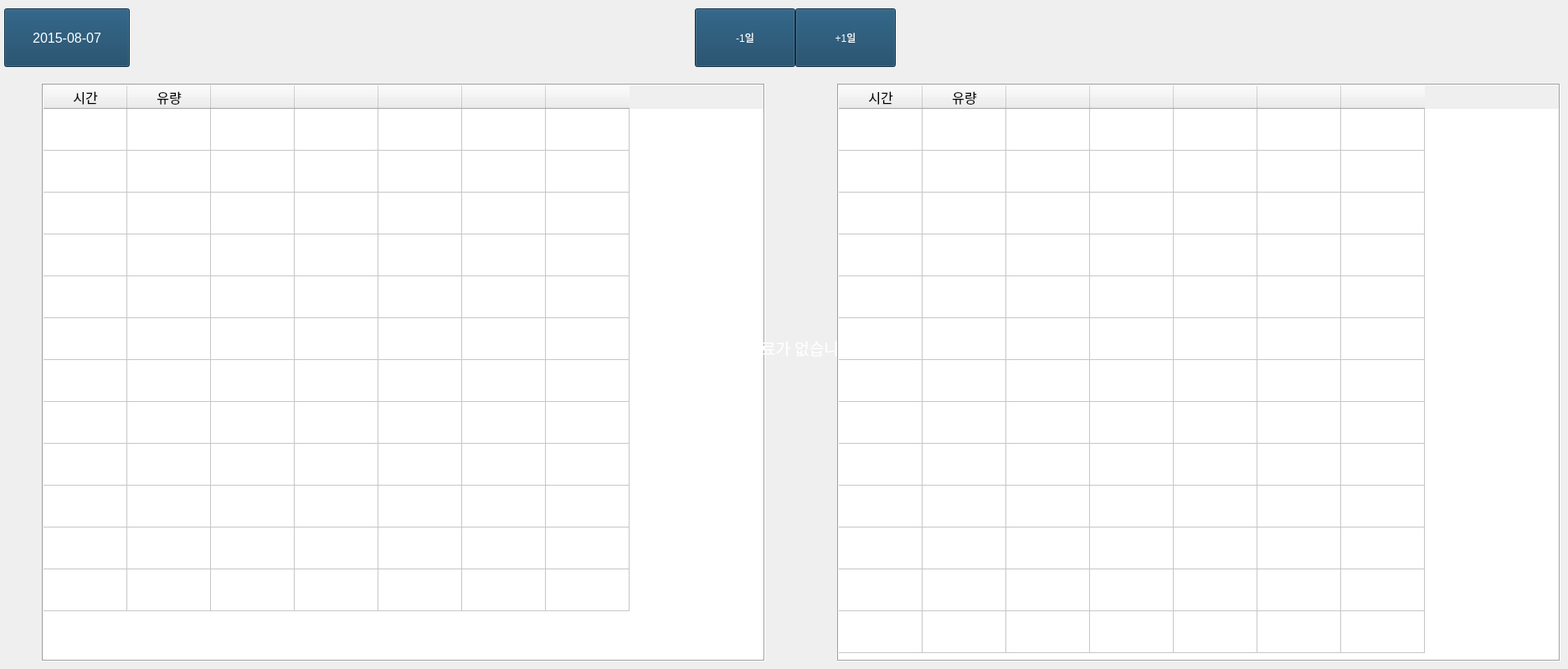
   <widget class="QWidget" name="Flow">
    <widget class="QTableWidget" name="tableFlow">
     <property name="geometry">
      <rect>
       <x>50</x>
       <y>100</y>
       <width>864</width>
       <height>690</height>
      </rect>
     </property>
     <property name="font">
      <font>
       <family>나눔고딕_코딩</family>
       <pointsize>12</pointsize>
      </font>
     </property>
     <property name="frameShape">
      <enum>QFrame::Box</enum>
     </property>
     <property name="editTriggers">
      <set>QAbstractItemView::NoEditTriggers</set>
     </property>
     <property name="alternatingRowColors">
      <bool>false</bool>
     </property>
     <property name="selectionMode">
      <enum>QAbstractItemView::SingleSelection</enum>
     </property>
     <property name="selectionBehavior">
      <enum>QAbstractItemView::SelectRows</enum>
     </property>
     <property name="rowCount">
      <number>12</number>
     </property>
     <attribute name="verticalHeaderVisible">
      <bool>false</bool>
     </attribute>
     <attribute name="verticalHeaderDefaultSectionSize">
      <number>50</number>
     </attribute>
     <row/>
     <row/>
     <row/>
     <row/>
     <row/>
     <row/>
     <row/>
     <row/>
     <row/>
     <row/>
     <row/>
     <row/>
     <column>
      <property name="text">
       <string>시간</string>
      </property>
      <property name="font">
       <font>
        <family>나눔고딕코딩</family>
        <pointsize>12</pointsize>
       </font>
      </property>
      <property name="textAlignment">
       <set>AlignCenter</set>
      </property>
     </column>
     <column>
      <property name="text">
       <string>유량</string>
      </property>
      <property name="font">
       <font>
        <family>나눔고딕코딩</family>
        <pointsize>12</pointsize>
       </font>
      </property>
     </column>
     <column>
      <property name="text">
       <string/>
      </property>
      <property name="font">
       <font>
        <family>나눔고딕코딩</family>
        <pointsize>12</pointsize>
       </font>
      </property>
     </column>
     <column>
      <property name="text">
       <string/>
      </property>
      <property name="font">
       <font>
        <family>나눔고딕코딩</family>
        <pointsize>12</pointsize>
       </font>
      </property>
     </column>
     <column>
      <property name="text">
       <string/>
      </property>
      <property name="font">
       <font>
        <family>나눔고딕코딩</family>
        <pointsize>12</pointsize>
       </font>
      </property>
     </column>
     <column>
      <property name="text">
       <string/>
      </property>
      <property name="font">
       <font>
        <family>나눔고딕코딩</family>
        <pointsize>12</pointsize>
       </font>
      </property>
     </column>
     <column>
      <property name="text">
       <string/>
      </property>
      <property name="font">
       <font>
        <family>나눔고딕코딩</family>
        <pointsize>12</pointsize>
       </font>
      </property>
     </column>
     <item row="0" column="1">
      <property name="text">
       <string/>
      </property>
      <property name="textAlignment">
       <set>AlignTrailing|AlignVCenter</set>
      </property>
     </item>
     <item row="0" column="2">
      <property name="text">
       <string/>
      </property>
      <property name="textAlignment">
       <set>AlignTrailing|AlignVCenter</set>
      </property>
     </item>
    </widget>
    <widget class="QPushButton" name="btnDate_Flow">
     <property name="geometry">
      <rect>
       <x>5</x>
       <y>10</y>
       <width>150</width>
       <height>70</height>
      </rect>
     </property>
     <property name="palette">
      <palette>
       <active>
        <colorrole role="WindowText">
         <brush brushstyle="SolidPattern">
          <color alpha="255">
           <red>255</red>
           <green>255</green>
           <blue>255</blue>
          </color>
         </brush>
        </colorrole>
        <colorrole role="Button">
         <brush brushstyle="SolidPattern">
          <color alpha="255">
           <red>17</red>
           <green>64</green>
           <blue>96</blue>
          </color>
         </brush>
        </colorrole>
        <colorrole role="Text">
         <brush brushstyle="SolidPattern">
          <color alpha="255">
           <red>255</red>
           <green>255</green>
           <blue>255</blue>
          </color>
         </brush>
        </colorrole>
        <colorrole role="ButtonText">
         <brush brushstyle="SolidPattern">
          <color alpha="255">
           <red>255</red>
           <green>255</green>
           <blue>255</blue>
          </color>
         </brush>
        </colorrole>
        <colorrole role="Base">
         <brush brushstyle="SolidPattern">
          <color alpha="255">
           <red>17</red>
           <green>64</green>
           <blue>96</blue>
          </color>
         </brush>
        </colorrole>
        <colorrole role="Window">
         <brush brushstyle="SolidPattern">
          <color alpha="255">
           <red>17</red>
           <green>64</green>
           <blue>96</blue>
          </color>
         </brush>
        </colorrole>
       </active>
       <inactive>
        <colorrole role="WindowText">
         <brush brushstyle="SolidPattern">
          <color alpha="255">
           <red>255</red>
           <green>255</green>
           <blue>255</blue>
          </color>
         </brush>
        </colorrole>
        <colorrole role="Button">
         <brush brushstyle="SolidPattern">
          <color alpha="255">
           <red>17</red>
           <green>64</green>
           <blue>96</blue>
          </color>
         </brush>
        </colorrole>
        <colorrole role="Text">
         <brush brushstyle="SolidPattern">
          <color alpha="255">
           <red>255</red>
           <green>255</green>
           <blue>255</blue>
          </color>
         </brush>
        </colorrole>
        <colorrole role="ButtonText">
         <brush brushstyle="SolidPattern">
          <color alpha="255">
           <red>255</red>
           <green>255</green>
           <blue>255</blue>
          </color>
         </brush>
        </colorrole>
        <colorrole role="Base">
         <brush brushstyle="SolidPattern">
          <color alpha="255">
           <red>17</red>
           <green>64</green>
           <blue>96</blue>
          </color>
         </brush>
        </colorrole>
        <colorrole role="Window">
         <brush brushstyle="SolidPattern">
          <color alpha="255">
           <red>17</red>
           <green>64</green>
           <blue>96</blue>
          </color>
         </brush>
        </colorrole>
       </inactive>
       <disabled>
        <colorrole role="WindowText">
         <brush brushstyle="SolidPattern">
          <color alpha="255">
           <red>102</red>
           <green>102</green>
           <blue>102</blue>
          </color>
         </brush>
        </colorrole>
        <colorrole role="Button">
         <brush brushstyle="SolidPattern">
          <color alpha="255">
           <red>17</red>
           <green>64</green>
           <blue>96</blue>
          </color>
         </brush>
        </colorrole>
        <colorrole role="Text">
         <brush brushstyle="SolidPattern">
          <color alpha="255">
           <red>102</red>
           <green>102</green>
           <blue>102</blue>
          </color>
         </brush>
        </colorrole>
        <colorrole role="ButtonText">
         <brush brushstyle="SolidPattern">
          <color alpha="255">
           <red>102</red>
           <green>102</green>
           <blue>102</blue>
          </color>
         </brush>
        </colorrole>
        <colorrole role="Base">
         <brush brushstyle="SolidPattern">
          <color alpha="255">
           <red>17</red>
           <green>64</green>
           <blue>96</blue>
          </color>
         </brush>
        </colorrole>
        <colorrole role="Window">
         <brush brushstyle="SolidPattern">
          <color alpha="255">
           <red>17</red>
           <green>64</green>
           <blue>96</blue>
          </color>
         </brush>
        </colorrole>
       </disabled>
      </palette>
     </property>
     <property name="font">
      <font>
       <pointsize>12</pointsize>
      </font>
     </property>
     <property name="text">
      <string>2015-08-07</string>
     </property>
     <property name="autoDefault">
      <bool>false</bool>
     </property>
     <property name="flat">
      <bool>false</bool>
     </property>
    </widget>
    <widget class="QPushButton" name="btnFirst_Flow">
     <property name="geometry">
      <rect>
       <x>830</x>
       <y>10</y>
       <width>120</width>
       <height>70</height>
      </rect>
     </property>
     <property name="palette">
      <palette>
       <active>
        <colorrole role="WindowText">
         <brush brushstyle="SolidPattern">
          <color alpha="255">
           <red>255</red>
           <green>255</green>
           <blue>255</blue>
          </color>
         </brush>
        </colorrole>
        <colorrole role="Button">
         <brush brushstyle="SolidPattern">
          <color alpha="255">
           <red>17</red>
           <green>64</green>
           <blue>96</blue>
          </color>
         </brush>
        </colorrole>
        <colorrole role="Text">
         <brush brushstyle="SolidPattern">
          <color alpha="255">
           <red>255</red>
           <green>255</green>
           <blue>255</blue>
          </color>
         </brush>
        </colorrole>
        <colorrole role="ButtonText">
         <brush brushstyle="SolidPattern">
          <color alpha="255">
           <red>255</red>
           <green>255</green>
           <blue>255</blue>
          </color>
         </brush>
        </colorrole>
        <colorrole role="Base">
         <brush brushstyle="SolidPattern">
          <color alpha="255">
           <red>17</red>
           <green>64</green>
           <blue>96</blue>
          </color>
         </brush>
        </colorrole>
        <colorrole role="Window">
         <brush brushstyle="SolidPattern">
          <color alpha="255">
           <red>17</red>
           <green>64</green>
           <blue>96</blue>
          </color>
         </brush>
        </colorrole>
       </active>
       <inactive>
        <colorrole role="WindowText">
         <brush brushstyle="SolidPattern">
          <color alpha="255">
           <red>255</red>
           <green>255</green>
           <blue>255</blue>
          </color>
         </brush>
        </colorrole>
        <colorrole role="Button">
         <brush brushstyle="SolidPattern">
          <color alpha="255">
           <red>17</red>
           <green>64</green>
           <blue>96</blue>
          </color>
         </brush>
        </colorrole>
        <colorrole role="Text">
         <brush brushstyle="SolidPattern">
          <color alpha="255">
           <red>255</red>
           <green>255</green>
           <blue>255</blue>
          </color>
         </brush>
        </colorrole>
        <colorrole role="ButtonText">
         <brush brushstyle="SolidPattern">
          <color alpha="255">
           <red>255</red>
           <green>255</green>
           <blue>255</blue>
          </color>
         </brush>
        </colorrole>
        <colorrole role="Base">
         <brush brushstyle="SolidPattern">
          <color alpha="255">
           <red>17</red>
           <green>64</green>
           <blue>96</blue>
          </color>
         </brush>
        </colorrole>
        <colorrole role="Window">
         <brush brushstyle="SolidPattern">
          <color alpha="255">
           <red>17</red>
           <green>64</green>
           <blue>96</blue>
          </color>
         </brush>
        </colorrole>
       </inactive>
       <disabled>
        <colorrole role="WindowText">
         <brush brushstyle="SolidPattern">
          <color alpha="255">
           <red>102</red>
           <green>102</green>
           <blue>102</blue>
          </color>
         </brush>
        </colorrole>
        <colorrole role="Button">
         <brush brushstyle="SolidPattern">
          <color alpha="255">
           <red>17</red>
           <green>64</green>
           <blue>96</blue>
          </color>
         </brush>
        </colorrole>
        <colorrole role="Text">
         <brush brushstyle="SolidPattern">
          <color alpha="255">
           <red>102</red>
           <green>102</green>
           <blue>102</blue>
          </color>
         </brush>
        </colorrole>
        <colorrole role="ButtonText">
         <brush brushstyle="SolidPattern">
          <color alpha="255">
           <red>102</red>
           <green>102</green>
           <blue>102</blue>
          </color>
         </brush>
        </colorrole>
        <colorrole role="Base">
         <brush brushstyle="SolidPattern">
          <color alpha="255">
           <red>17</red>
           <green>64</green>
           <blue>96</blue>
          </color>
         </brush>
        </colorrole>
        <colorrole role="Window">
         <brush brushstyle="SolidPattern">
          <color alpha="255">
           <red>17</red>
           <green>64</green>
           <blue>96</blue>
          </color>
         </brush>
        </colorrole>
       </disabled>
      </palette>
     </property>
     <property name="text">
      <string>-1일</string>
     </property>
     <property name="autoDefault">
      <bool>false</bool>
     </property>
     <property name="flat">
      <bool>false</bool>
     </property>
    </widget>
    <widget class="QLabel" name="labelNoDataFlow">
     <property name="geometry">
      <rect>
       <x>710</x>
       <y>390</y>
       <width>491</width>
       <height>40</height>
      </rect>
     </property>
     <property name="palette">
      <palette>
       <active>
        <colorrole role="WindowText">
         <brush brushstyle="SolidPattern">
          <color alpha="255">
           <red>255</red>
           <green>255</green>
           <blue>255</blue>
          </color>
         </brush>
        </colorrole>
       </active>
       <inactive>
        <colorrole role="WindowText">
         <brush brushstyle="SolidPattern">
          <color alpha="255">
           <red>255</red>
           <green>255</green>
           <blue>255</blue>
          </color>
         </brush>
        </colorrole>
       </inactive>
       <disabled>
        <colorrole role="WindowText">
         <brush brushstyle="SolidPattern">
          <color alpha="255">
           <red>120</red>
           <green>120</green>
           <blue>120</blue>
          </color>
         </brush>
        </colorrole>
       </disabled>
      </palette>
     </property>
     <property name="font">
      <font>
       <pointsize>14</pointsize>
      </font>
     </property>
     <property name="text">
      <string>자료가 없습니다</string>
     </property>
     <property name="alignment">
      <set>Qt::AlignBottom|Qt::AlignHCenter</set>
     </property>
    </widget>
    <widget class="QPushButton" name="btnLast_Flow">
     <property name="geometry">
      <rect>
       <x>950</x>
       <y>10</y>
       <width>120</width>
       <height>70</height>
      </rect>
     </property>
     <property name="palette">
      <palette>
       <active>
        <colorrole role="WindowText">
         <brush brushstyle="SolidPattern">
          <color alpha="255">
           <red>255</red>
           <green>255</green>
           <blue>255</blue>
          </color>
         </brush>
        </colorrole>
        <colorrole role="Button">
         <brush brushstyle="SolidPattern">
          <color alpha="255">
           <red>17</red>
           <green>64</green>
           <blue>96</blue>
          </color>
         </brush>
        </colorrole>
        <colorrole role="Text">
         <brush brushstyle="SolidPattern">
          <color alpha="255">
           <red>255</red>
           <green>255</green>
           <blue>255</blue>
          </color>
         </brush>
        </colorrole>
        <colorrole role="ButtonText">
         <brush brushstyle="SolidPattern">
          <color alpha="255">
           <red>255</red>
           <green>255</green>
           <blue>255</blue>
          </color>
         </brush>
        </colorrole>
        <colorrole role="Base">
         <brush brushstyle="SolidPattern">
          <color alpha="255">
           <red>17</red>
           <green>64</green>
           <blue>96</blue>
          </color>
         </brush>
        </colorrole>
        <colorrole role="Window">
         <brush brushstyle="SolidPattern">
          <color alpha="255">
           <red>17</red>
           <green>64</green>
           <blue>96</blue>
          </color>
         </brush>
        </colorrole>
       </active>
       <inactive>
        <colorrole role="WindowText">
         <brush brushstyle="SolidPattern">
          <color alpha="255">
           <red>255</red>
           <green>255</green>
           <blue>255</blue>
          </color>
         </brush>
        </colorrole>
        <colorrole role="Button">
         <brush brushstyle="SolidPattern">
          <color alpha="255">
           <red>17</red>
           <green>64</green>
           <blue>96</blue>
          </color>
         </brush>
        </colorrole>
        <colorrole role="Text">
         <brush brushstyle="SolidPattern">
          <color alpha="255">
           <red>255</red>
           <green>255</green>
           <blue>255</blue>
          </color>
         </brush>
        </colorrole>
        <colorrole role="ButtonText">
         <brush brushstyle="SolidPattern">
          <color alpha="255">
           <red>255</red>
           <green>255</green>
           <blue>255</blue>
          </color>
         </brush>
        </colorrole>
        <colorrole role="Base">
         <brush brushstyle="SolidPattern">
          <color alpha="255">
           <red>17</red>
           <green>64</green>
           <blue>96</blue>
          </color>
         </brush>
        </colorrole>
        <colorrole role="Window">
         <brush brushstyle="SolidPattern">
          <color alpha="255">
           <red>17</red>
           <green>64</green>
           <blue>96</blue>
          </color>
         </brush>
        </colorrole>
       </inactive>
       <disabled>
        <colorrole role="WindowText">
         <brush brushstyle="SolidPattern">
          <color alpha="255">
           <red>102</red>
           <green>102</green>
           <blue>102</blue>
          </color>
         </brush>
        </colorrole>
        <colorrole role="Button">
         <brush brushstyle="SolidPattern">
          <color alpha="255">
           <red>17</red>
           <green>64</green>
           <blue>96</blue>
          </color>
         </brush>
        </colorrole>
        <colorrole role="Text">
         <brush brushstyle="SolidPattern">
          <color alpha="255">
           <red>102</red>
           <green>102</green>
           <blue>102</blue>
          </color>
         </brush>
        </colorrole>
        <colorrole role="ButtonText">
         <brush brushstyle="SolidPattern">
          <color alpha="255">
           <red>102</red>
           <green>102</green>
           <blue>102</blue>
          </color>
         </brush>
        </colorrole>
        <colorrole role="Base">
         <brush brushstyle="SolidPattern">
          <color alpha="255">
           <red>17</red>
           <green>64</green>
           <blue>96</blue>
          </color>
         </brush>
        </colorrole>
        <colorrole role="Window">
         <brush brushstyle="SolidPattern">
          <color alpha="255">
           <red>17</red>
           <green>64</green>
           <blue>96</blue>
          </color>
         </brush>
        </colorrole>
       </disabled>
      </palette>
     </property>
     <property name="text">
      <string>+1일</string>
     </property>
     <property name="autoDefault">
      <bool>false</bool>
     </property>
     <property name="flat">
      <bool>false</bool>
     </property>
    </widget>
    <widget class="QTableWidget" name="tableFlow_2">
     <property name="geometry">
      <rect>
       <x>1000</x>
       <y>100</y>
       <width>864</width>
       <height>690</height>
      </rect>
     </property>
     <property name="font">
      <font>
       <family>나눔고딕_코딩</family>
       <pointsize>12</pointsize>
      </font>
     </property>
     <property name="frameShape">
      <enum>QFrame::Box</enum>
     </property>
     <property name="editTriggers">
      <set>QAbstractItemView::NoEditTriggers</set>
     </property>
     <property name="alternatingRowColors">
      <bool>false</bool>
     </property>
     <property name="selectionMode">
      <enum>QAbstractItemView::SingleSelection</enum>
     </property>
     <property name="selectionBehavior">
      <enum>QAbstractItemView::SelectRows</enum>
     </property>
     <property name="rowCount">
      <number>13</number>
     </property>
     <attribute name="verticalHeaderVisible">
      <bool>false</bool>
     </attribute>
     <attribute name="verticalHeaderDefaultSectionSize">
      <number>50</number>
     </attribute>
     <row/>
     <row/>
     <row/>
     <row/>
     <row/>
     <row/>
     <row/>
     <row/>
     <row/>
     <row/>
     <row/>
     <row/>
     <row/>
     <column>
      <property name="text">
       <string>시간</string>
      </property>
      <property name="font">
       <font>
        <family>나눔고딕코딩</family>
        <pointsize>12</pointsize>
       </font>
      </property>
      <property name="textAlignment">
       <set>AlignCenter</set>
      </property>
     </column>
     <column>
      <property name="text">
       <string>유량</string>
      </property>
      <property name="font">
       <font>
        <family>나눔고딕코딩</family>
        <pointsize>12</pointsize>
       </font>
      </property>
     </column>
     <column>
      <property name="text">
       <string/>
      </property>
      <property name="font">
       <font>
        <family>나눔고딕코딩</family>
        <pointsize>12</pointsize>
       </font>
      </property>
     </column>
     <column>
      <property name="text">
       <string/>
      </property>
      <property name="font">
       <font>
        <family>나눔고딕코딩</family>
        <pointsize>12</pointsize>
       </font>
      </property>
     </column>
     <column>
      <property name="text">
       <string/>
      </property>
      <property name="font">
       <font>
        <family>나눔고딕코딩</family>
        <pointsize>12</pointsize>
       </font>
      </property>
     </column>
     <column>
      <property name="text">
       <string/>
      </property>
      <property name="font">
       <font>
        <family>나눔고딕코딩</family>
        <pointsize>12</pointsize>
       </font>
      </property>
     </column>
     <column>
      <property name="text">
       <string/>
      </property>
      <property name="font">
       <font>
        <family>나눔고딕코딩</family>
        <pointsize>12</pointsize>
       </font>
      </property>
     </column>
     <item row="0" column="1">
      <property name="text">
       <string/>
      </property>
      <property name="textAlignment">
       <set>AlignTrailing|AlignVCenter</set>
      </property>
     </item>
     <item row="0" column="2">
      <property name="text">
       <string/>
      </property>
      <property name="textAlignment">
       <set>AlignTrailing|AlignVCenter</set>
      </property>
     </item>
    </widget>
   </widget>
